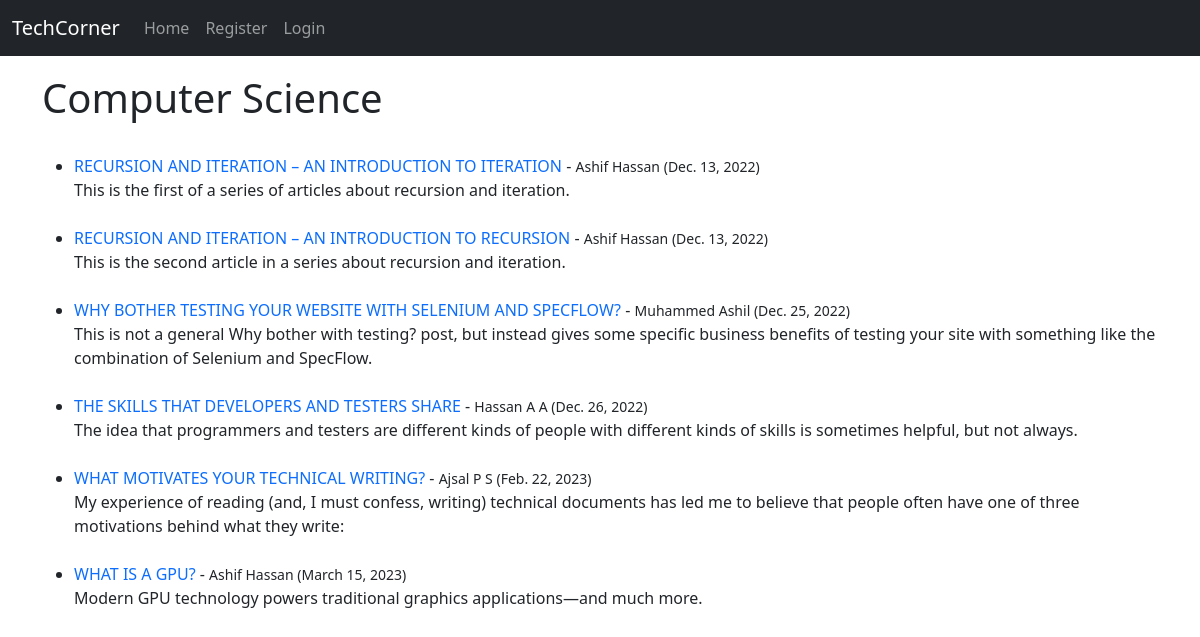
Screenshot of /category/computer-science/ with the database file from the repository.
### tech/models.py (models this page shows, shortened)
class Post(models.Model):
    title = models.CharField(max_length=200)
    author = models.ForeignKey(User, on_delete=models.CASCADE)
    header_image = models.ImageField(null=True, blank=True, upload_to="images/")
    body = RichTextField(blank=True, null=True)
    post_date = models.DateField(auto_now_add=True)
    category = models.CharField(max_length=200, default='Computer Science')
    snippet = models.CharField(max_length=300)
    likes = models.ManyToManyField(User, related_name='blog_posts')

### tech/views.py (the view)
# urls.py: path('category/<str:cats>/', CategoryView, name="category"),
def CategoryView(request, cats):
    category_posts = Post.objects.filter(category__iexact=cats.replace('-', ' '))
    return render(request, 'categories.html',
                  {'cats': cats.title().replace('-', ' '), 'category_posts': category_posts})

### tech/templates/categories.html (shortened to what this page needs)
<!DOCTYPE html>
<html lang="en" xmlns="http://www.w3.org/1999/html">
{% extends 'base.html' %}
{% block content %}
<head>
</head>
<body>
    {% if category_posts %}
    <h1 class="content">{{ cats }}</h1>
    <br>
    <ul>
    {% for post in category_posts %}
        <li><a href="{% url 'article-details' post.pk %}" style="text-transform: uppercase;">
            {{ post.title }}</a> -
            <small>
                {{ post.author.first_name }}
                {{ post.author.last_name }}
                ({{ post.post_date }})
            </small><br>
                {{ post.snippet|safe }}
        </li><br>
    {% endfor %}
    </ul>
    {% else %}
        <h2 class="content">Sorry this page does not exist...</h2>
    {% endif %}
</body>
</html>
{% endblock %}

### static/tech/css/style.css (style rules this page uses)
a { text-decoration: none; }
.content { padding-top: 50px; }

### rows the page displays
Post: title "RECURSION AND ITERATION – AN INTRODUCTION TO ITERATION", author.first_name "Ashif", author.last_name "Hassan", post_date "Dec. 13, 2022", snippet "This is the first of a series of articles about recursion and iteration."
Post: title "RECURSION AND ITERATION – AN INTRODUCTION TO RECURSION", author.first_name "Ashif", author.last_name "Hassan", post_date "Dec. 13, 2022", snippet "This is the second article in a series about recursion and iteration."
Post: title "WHY BOTHER TESTING YOUR WEBSITE WITH SELENIUM AND SPECFLOW?", author.first_name "Muhammed", author.last_name "Ashil", post_date "Dec. 25, 2022", snippet "This is not a general Why bother with testing? post, but instead gives some specific business benefits of testing your site with something like the combination of Selenium and SpecFlow."
Post: title "THE SKILLS THAT DEVELOPERS AND TESTERS SHARE", author.first_name "Hassan", author.last_name "A A", post_date "Dec. 26, 2022", snippet "The idea that programmers and testers are different kinds of people with different kinds of skills is sometimes helpful, but not always."
Post: title "WHAT MOTIVATES YOUR TECHNICAL WRITING?", author.first_name "Ajsal", author.last_name "P S", post_date "Feb. 22, 2023", snippet "My experience of reading (and, I must confess, writing) technical documents has led me to believe that people often have one of three motivations behind what they write:"
Post: title "WHAT IS A GPU?", author.first_name "Ashif", author.last_name "Hassan", post_date "March 15, 2023", snippet "Modern GPU technology powers traditional graphics applications—and much more."

### other values shown
{{ cats }} "Computer Science"
